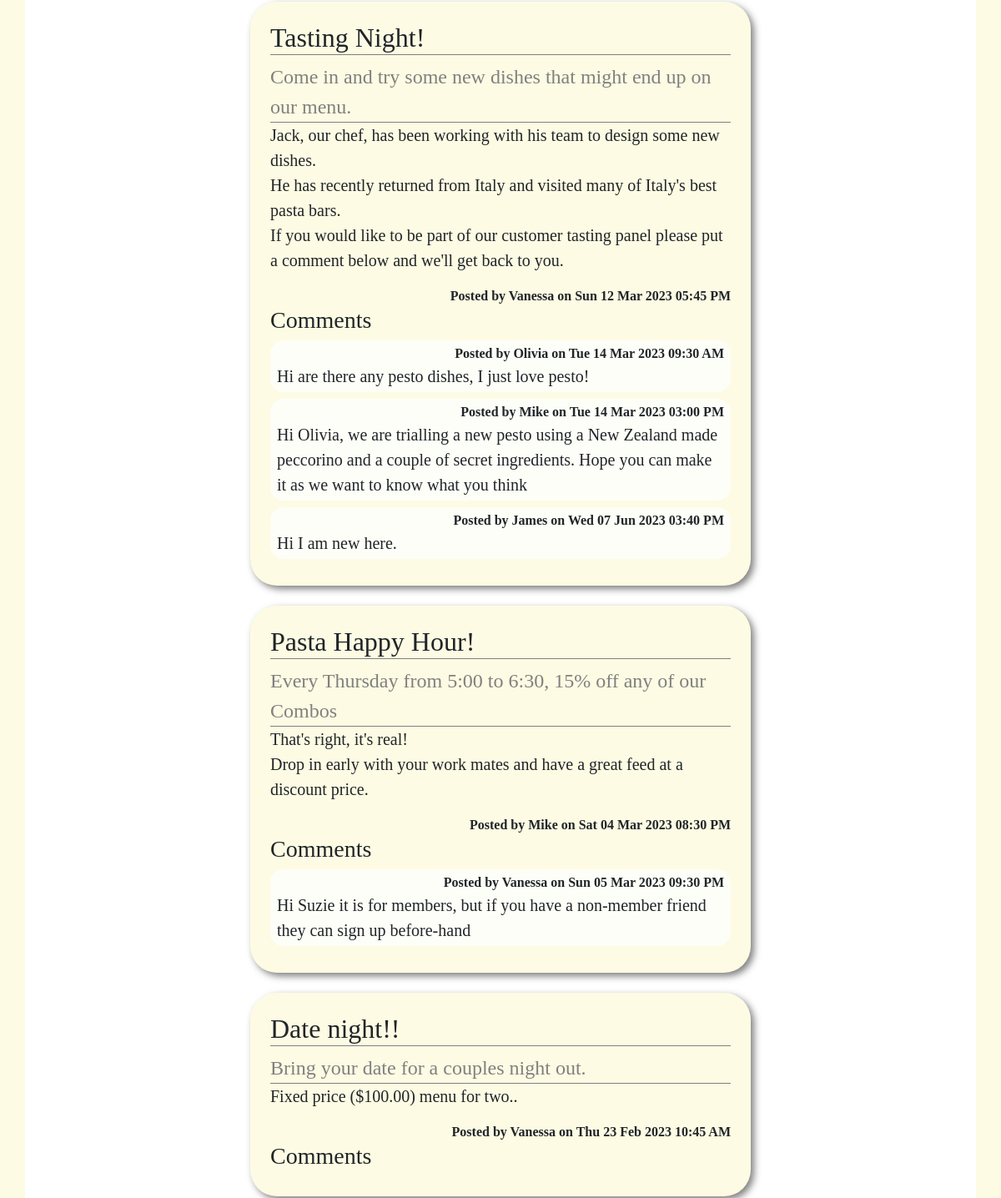
The app's page /news (middle part), older data.
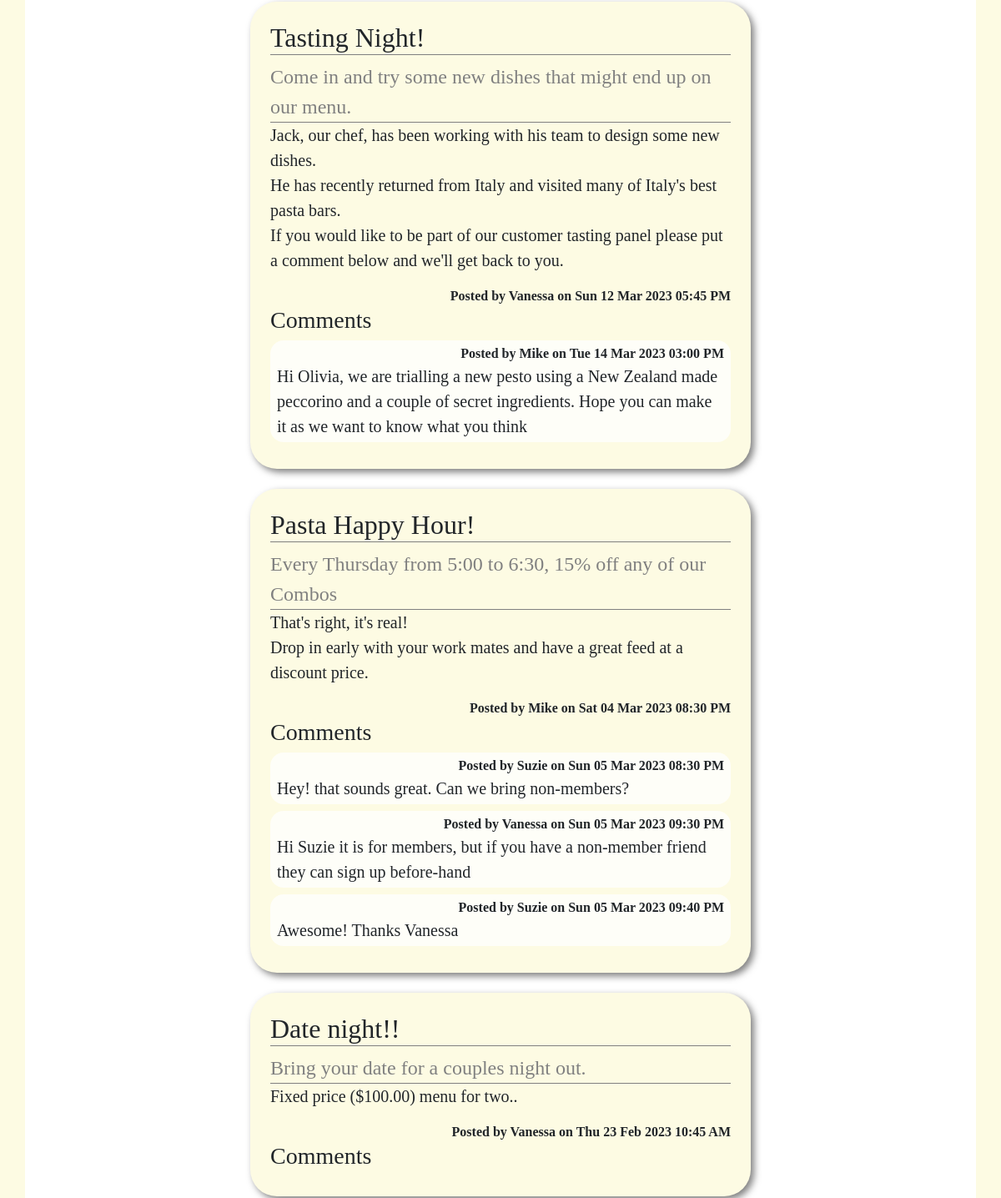
The same page, newer data.
### tables this page shows
CREATE TABLE news(
    news_id integer primary key autoincrement not null,
    title text not null unique,
    subtitle text not null unique,
    content text not null unique,
    newsdate date not null,
    member_id integer not null,
    foreign key(member_id) references member(member_id)
);

CREATE TABLE member(
    member_id integer primary key autoincrement not null,
    name text not null,
    email text not null unique,
    bio text,
    password text not null,
    authorisation integer not null
);

CREATE TABLE comment(
    comment_id integer primary key autoincrement not null,
    news_id integer not null,
    member_id integer not null,
    comment text not null unique,
    commentdate date not null,
    foreign key(news_id) references news(news_id),
    foreign key(member_id) references member(member_id)
);

### server.py (the view)
@app.route('/news')
def news():
    news_set = []
    sql="""select news.news_id,news.title,news.subtitle, news.content, news.newsdate, member.name
     from news
     join member on member.member_id = news.member_id
     order by newsdate desc
     """
    result = run_search_query_tuples(sql, (), db_path, True)
    for row in result:
        news_dict = {}
        for k in row.keys():
            news_dict[k] = row[k]
        sql = """select comment.comment_id, comment.comment, comment.commentdate, member.name, member.member_id
        from comment
        join member on comment.member_id = member.member_id
        where comment.news_id = ?
        order by comment.commentdate asc
        """
        values_tuple = (news_dict['news_id'],)
        result = run_search_query_tuples(sql,values_tuple, db_path, True)
        news_dict['comments'] = result
        news_set.append(news_dict)
    return render_template("news.html", news=news_set)

### db_functions.py (called while the page is built)
def run_search_query_tuples(sql_query, values_tuple, file_path, rowfactory=False):
    result = None
    try:
        db = sqlite3.connect(file_path)
        if rowfactory:
            db.row_factory = sqlite3.Row
        cursor = db.cursor()
        cursor.execute(sql_query, values_tuple)
        result = cursor.fetchall()
        cursor.close()
    except sqlite3.Error as error:
        print("Error running search query tuples: {}".format(error))
        return None
    db.close()
    if result is None:
        print("No search values were found")
    return result

### server.py (called while the page is built)
@app.template_filter()
def news_date(sqlite_dt):
    x = datetime.strptime(sqlite_dt, '%Y-%m-%d %H:%M:%S')
    return x.strftime("%a %d %b %Y %I:%M %p")

### templates/news.html (shortened to what this page needs)
{% extends "layout.html" %}
{% block content %}
<div class="container-lg py-sm-5 py-1">
    {% for row in news %}
    <div class="news p-4 my-4">
    <h2> {{ row['title'] }}</h2>
        <div class="subtitle"> {{ row['subtitle'] }}</div>
        <p class="news-text"> {{ row['content'] | replace("\n", "<br>") | safe}} </p>
        <div class="news-meta">Posted by {{ row['name'] }} on {{ row['newsdate'] | news_date }}</div>
        <h3 id="{{ row['news_id'] }}">Comments</h3>
        {% for comment in row['comments'] %}
        <div class="comment">
             <div>Posted by {{comment['name']}} on {{ comment['commentdate'] | news_date }} </div>
            <div>{{ comment['comment'] }}</div>
        </div>
        {% endfor %}
    </div>
    {% endfor %}
</div>
{% endblock %}

Row changes from the older to the newer data that the page shows:
removed comment: name "Olivia", commentdate|news_date "Tue 14 Mar 2023 09:30 AM", comment "Hi are there any pesto dishes, I just love pesto!", shown under news "Tasting Night!"
removed comment: name "James", commentdate|news_date "Wed 07 Jun 2023 03:40 PM", comment "Hi I am new here.", shown under news "Tasting Night!"
added comment: name "Suzie", commentdate|news_date "Sun 05 Mar 2023 08:30 PM", comment "Hey! that sounds great. Can we bring non-members?", shown under news "Pasta Happy Hour!"
added comment: name "Suzie", commentdate|news_date "Sun 05 Mar 2023 09:40 PM", comment "Awesome! Thanks Vanessa", shown under news "Pasta Happy Hour!"
